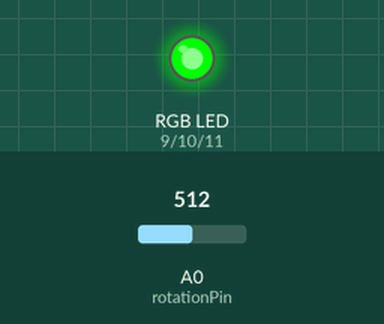
Simulated run of this sketch. Board: Arduino Uno, built with avr-gcc and run on an emulated ATmega328P. On the bench: an RGB LED mixed from three pins (HIGH = lit). The inputs (shaded band) are chosen by the test bench; at power-on: A0 (rotationPin) = 512. Dim RGB values are drawn brighter than linear.

Above: at 1.2 s.
1.3 s: A0 (rotationPin) set to 672
2.8 s: A0 (rotationPin) set to 691
At 3.8 s:
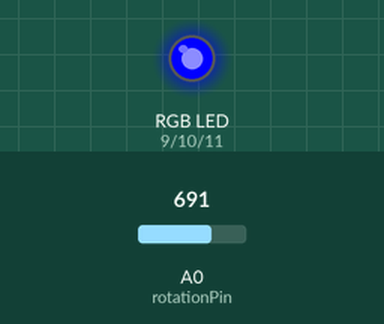
4.3 s: A0 (rotationPin) set to 840
5.8 s: A0 (rotationPin) set to 860
At 6.1 s:
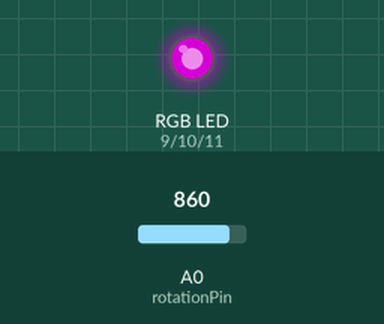
7.3 s: A0 (rotationPin) set to 716
At 8.5 s:
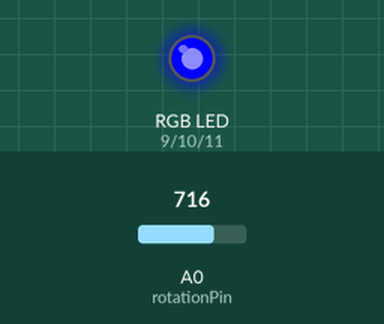
8.8 s: A0 (rotationPin) set to 900
At 9.6 s:
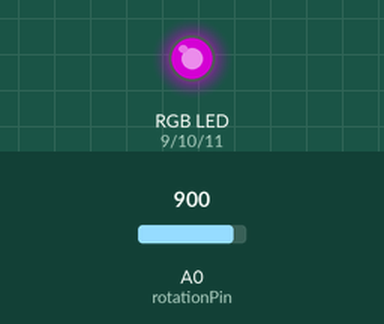
Timing chart, 0 to 11.3 s (numbered marks = the images above; inputs shaded):
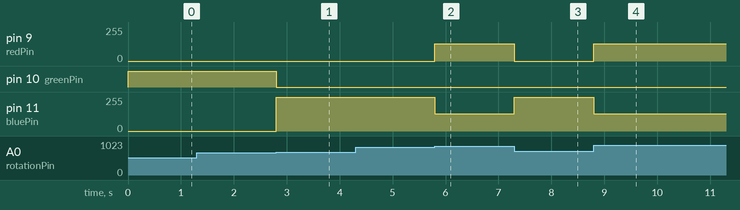

The sketch:

level-3.ino
```cpp
//   ________________________________________________________________________
//  /  Name: Kyler Visser              Level 3            Date:  2023-09-21  \
//  |                                                                        |
//  |                                Description                             |
//  |                                                                        |
//  |    This program utalizes a potentiometer and a RGB LED. The program    |
//  |      use these to create a color selector. Depending on what the       |
//  |     potentiometer is set to the RGB LED will be a diffrent color.      |
//  \________________________________________________________________________/

//  ------------------------
//    Initalize vairables.
//  ------------------------
int rotationPin = A0;
int redPin = 9;
int bluePin = 11;
int greenPin = 10;
int maxValueOfSensor = 1023;
int sectionLength;

//  ----------------------------
//    Initalize RGB structure.
//  ----------------------------
struct rgbColor {
  	int R;
  	int G;
  	int B;
};

//  -------------------------
//    Initalize RGB values.
//  -------------------------
rgbColor colors[] = {
    {255, 0, 0},    // Red
    {255, 165, 0},  // Orange
    {255, 255, 0},  // Yellow
    {0, 255, 0},    // Green
    {0, 0, 255},    // Blue
    {128, 0, 128}   // Purple
};

//  -------------------------------
//    Setup pins and serial port.
//  -------------------------------
void setup() {
    Serial.begin(9600);
    pinMode(rotationPin, INPUT);
    pinMode(redPin, OUTPUT);
    pinMode(bluePin, OUTPUT);
    pinMode(greenPin, OUTPUT);

    sectionLength = sizeof(colors)/sizeof(rgbColor);
}

//  ----------------------
//    Main program loop.
//  ----------------------
void loop() {
    int posOfPotentiometer = analogRead(rotationPin);
    float space = maxValueOfSensor/sectionLength;
    for (int i=0; i<sectionLength; i++) {
        // lower bound for color X <= position of the potentiometer < upper bound for color X
        if (space*i <= posOfPotentiometer && posOfPotentiometer < space*(i+1)) {
            RGB(colors[i].R, colors[i].G, colors[i].B);
        }
    }
}

//  ----------------------
//    Display RGB value.
//  ----------------------
void RGB(int R, int G, int B) {
    analogWrite(redPin, R);
    analogWrite(greenPin, G);
    analogWrite(bluePin, B);
}
```

Measured:
- the behaviour switches between 679 and 680 on A0 (rotationPin) (found by bisection; images 0 and 1)
- the behaviour switches between 849 and 850 on A0 (rotationPin) (found by bisection; images 1 and 2)
- after the input at 1.3 s, every drawn part: stays the same
- after the input at 2.8 s, pin 10 (greenPin): HIGH → LOW at once; pin 11 (bluePin): 0/255 → 255/255 at once
- after the input at 4.3 s, every drawn part: stays the same
- after the input at 5.8 s, pin 9 (redPin): 0/255 → 128/255 at once; pin 11 (bluePin): 255/255 → 128/255 at once
- after the input at 7.3 s, pin 9 (redPin): 128/255 → 0/255 at once; pin 11 (bluePin): 128/255 → 255/255 at once
- after the input at 8.8 s, pin 9 (redPin): 0/255 → 128/255 at once; pin 11 (bluePin): 255/255 → 128/255 at once
